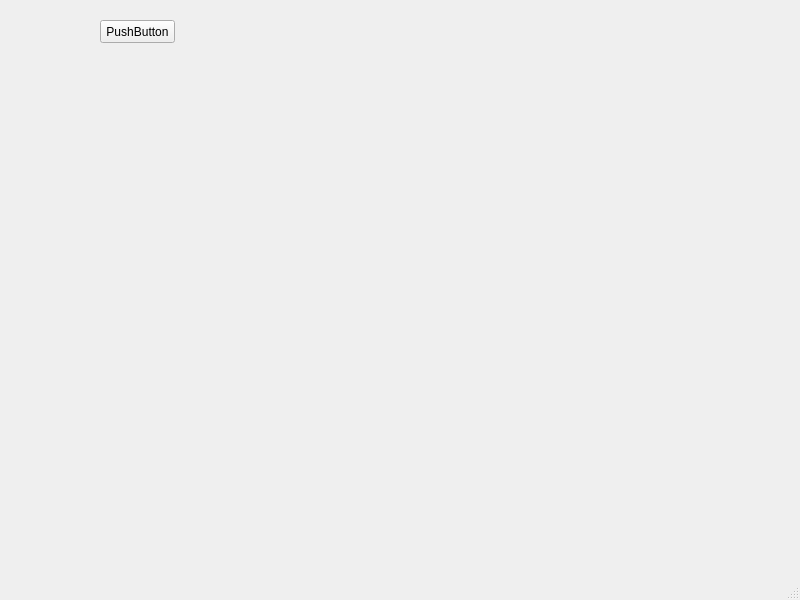
<?xml version="1.0" encoding="UTF-8"?>
<ui version="4.0">
 <class>MainWindow</class>
 <widget class="QMainWindow" name="MainWindow">
  <property name="geometry">
   <rect>
    <x>0</x>
    <y>0</y>
    <width>800</width>
    <height>600</height>
   </rect>
  </property>
  <property name="windowTitle">
   <string>MainWindow</string>
  </property>
  <widget class="QWidget" name="centralwidget">
   <widget class="MplWidget" name="MplWidget" native="true">
    <property name="geometry">
     <rect>
      <x>10</x>
      <y>70</y>
      <width>782</width>
      <height>512</height>
     </rect>
    </property>
   </widget>
   <widget class="QPushButton" name="random_signal">
    <property name="geometry">
     <rect>
      <x>100</x>
      <y>20</y>
      <width>75</width>
      <height>23</height>
     </rect>
    </property>
    <property name="text">
     <string>PushButton</string>
    </property>
   </widget>
  </widget>
  <widget class="QMenuBar" name="menubar">
   <property name="geometry">
    <rect>
     <x>0</x>
     <y>0</y>
     <width>800</width>
     <height>21</height>
    </rect>
   </property>
  </widget>
  <widget class="QStatusBar" name="statusbar"/>
 </widget>
 <customwidgets>
  <customwidget>
   <class>MplWidget</class>
   <extends>QWidget</extends>
   <header>mplwidget.h</header>
   <container>1</container>
  </customwidget>
 </customwidgets>
 <resources/>
 <connections/>
</ui>
